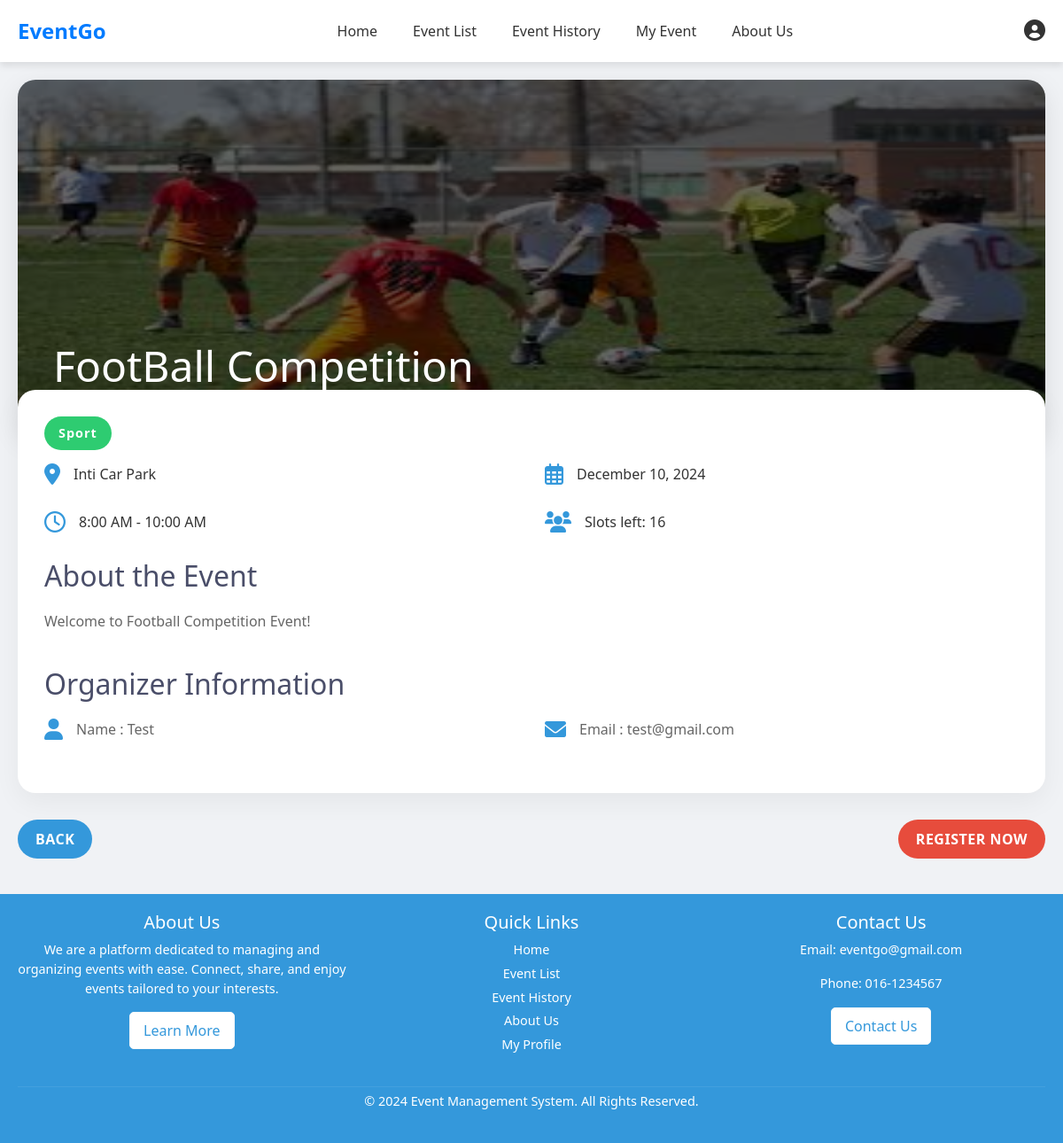
Page /event_details.php?id=6 (signed in) on the committed database.
### tables this page shows
CREATE TABLE `events` (
  `event_id` int(11) NOT NULL,
  `event_name` varchar(150) NOT NULL,
  `event_type` varchar(50) NOT NULL,
  `image` varchar(255) NOT NULL,
  `location` varchar(255) NOT NULL,
  `date` date NOT NULL,
  `start_time` time NOT NULL,
  `end_time` time NOT NULL,
  `description` text NOT NULL,
  `slots` int(11) NOT NULL,
  `created_by` int(11) NOT NULL,
  `status` varchar(20) NOT NULL,
  `time_created` timestamp NOT NULL DEFAULT current_timestamp()
);

CREATE TABLE `user` (
  `user_id` int(11) NOT NULL,
  `username` varchar(50) NOT NULL,
  `email` varchar(100) NOT NULL,
  `password` varchar(255) NOT NULL,
  `telno` varchar(15) NOT NULL,
  `role` varchar(20) NOT NULL,
  `time_created` timestamp NOT NULL DEFAULT current_timestamp()
);

### event_details.php (the view, shortened to what this page needs)
<?php
include 'header.php';
$event_id = $_GET['id'];
$user_id = $_SESSION['user_id'];
$query = "SELECT e.*, u.username AS organizer_name, u.email AS organizer_email
          FROM events e
          LEFT JOIN user u ON e.created_by = u.user_id
          WHERE e.event_id = $event_id";
$result = mysqli_query($conn, $query);
$event = mysqli_fetch_assoc($result);
$check_query = "SELECT * FROM event_registrations WHERE event_id = $event_id AND user_id = $user_id";
$check_result = mysqli_query($conn, $check_query);
$is_registered = mysqli_num_rows($check_result) > 0;
?>
<!DOCTYPE html>
<html lang="en">
<head>
    <link rel="stylesheet" href="https://cdnjs.cloudflare.com/ajax/libs/font-awesome/6.0.0-beta3/css/all.min.css">
    <link href="https://cdn.jsdelivr.net/npm/bootstrap@5.2.1/dist/css/bootstrap.min.css" rel="stylesheet">
</head>
<body>
    <div class="container">
        <div class="event-header">
            <img src="uploads/<?php echo $event['image']; ?>" alt="<?php echo $event['event_name']; ?>" class="event-image">
            <div class="event-overlay">
                <h1 class="event-title"><?php echo $event['event_name']; ?></h1>
            </div>
        </div>
        <div class="event-info">
            <span class="event-type"><?php echo $event['event_type']; ?></span>
            <div class="info-grid">
                <div class="info-item">
                    <i class="fas fa-map-marker-alt"></i>
                    <span><?php echo $event['location']; ?></span>
                </div>
                <div class="info-item">
                    <i class="far fa-calendar-alt"></i>
                    <span><?php echo date("F j, Y", strtotime($event['date'])); ?></span>
                </div>
                <div class="info-item">
                    <i class="far fa-clock"></i>
                    <span><?php echo date("g:i A", strtotime($event['start_time'])); ?> - <?php echo date("g:i A", strtotime($event['end_time'])); ?></span>
                </div>
                <div class="info-item">
                    <i class="fas fa-users"></i>
                    <span>Slots left: <?php echo $event['slots']; ?></span>
                </div>
            </div>
            <div class="event-description">
                <h2>About the Event</h2>
                <p><?php echo $event['description']; ?></p>
            </div>
            <div class="organizer-info">
                <h2>Organizer Information</h2>
                <div class="info-grid">
                    <div class="info-item">
                        <i class="fas fa-user"></i>
                        <span>Name : <?php echo $event['organizer_name']? $event['organizer_name'] : '<span style="color: red;">Deleted User</span>'; ?></span>
                    </div>
                    <div class="info-item">
                        <i class="fas fa-envelope"></i>
                        <span>Email : <?php echo $event['organizer_email']? $event['organizer_email'] : '<span style="color: red;">Deleted User</span>'; ?></span>
                    </div>
                </div>
            </div>
        </div>
        <div class="button-group">
            <a href="javascript:void(0);" onclick="goBack();" class="back-button">Back</a>
            <?php if ($is_registered): ?>
                <span class="register-button disabled-button">You have Already Registered!</span>
            <?php elseif ($event['slots'] <= 0): ?>
                <span class="register-button disabled-button">No More Slots Available</span>
            <?php else: ?>
                <a href="javascript:void(0);" onclick="confirmRegistration()" class="register-button">Register Now</a>
            <?php endif; ?>
        </div>
    </div>
</body>
</html>
<?php
include "footer.php";
?>

### header.php (style rules this page uses)
body { font-family: 'Segoe UI', Tahoma, Geneva, Verdana, sans-serif; margin: 0; padding: 0; background-color: #f5f5f5; }

### event_details.php (style rules this page uses)
body,html { margin: 0; padding: 0; height: 100%; display: flex; flex-direction: column; font-family: 'Segoe UI', Tahoma, Geneva, Verdana, sans-serif; background-color: #f0f2f5; color: #333; }
.container { flex: 1; max-width: 1200px; margin: 0 auto; padding: 20px; }
.event-header { position: relative; height: 400px; border-radius: 20px; overflow: hidden; box-shadow: 0 10px 30px rgba(0, 0, 0, 0.1); }
.event-image { width: 100%; height: 100%; object-fit: cover no-repeat; }
.event-overlay { position: absolute; top: 0; left: 0; right: 0; bottom: 0; background: rgba(0, 0, 0, 0.6); display: flex; flex-direction: column; justify-content: flex-end; padding: 40px; color: white; }
.event-title { font-size: 3em; }
.event-info { background-color: #fff; border-radius: 20px; padding: 30px; box-shadow: 0 10px 30px rgba(0, 0, 0, 0.05); margin-top: -50px; position: relative; }
.event-type { background-color: #2ecc71; color: white; padding: 8px 16px; border-radius: 50px; font-size: 0.9em; font-weight: bold; display: inline-block; margin-bottom: 15px; letter-spacing: 1px; }
.info-grid { display: grid; grid-template-columns: repeat(2, 1fr); gap: 30px; margin-bottom: 30px; }
.info-item { display: flex; align-items: center; }
.info-item i { font-size: 1.5em; margin-right: 15px; color: #3498db; }
.event-description { margin-top: 30px; color: #666; }
.event-description h2 { margin-bottom: 20px; color: #4a4e69; }
.organizer-info { margin-top: 40px; color: #666; }
.organizer-info h2 { margin-bottom: 20px; color: #4a4e69; }
.button-group { display: flex; justify-content: space-between; margin-top: 30px; }
.back-button, .register-button, .disabled-button { display: inline-block; padding: 10px 20px; border-radius: 25px; text-decoration: none; text-transform: uppercase; font-weight: bold; letter-spacing: 0.5px; transition: background-color 0.3s ease; }
.back-button { background-color: #3498db !important; color: white !important; }
.register-button { background-color: #e74c3c !important; color: white !important; }

### rows in the picture
events: image (picture), event_name "FootBall Competition", event_type "Sport", location "Inti Car Park", date "December 10, 2024", start_time "8:00 AM", end_time "10:00 AM", slots "16", description "Welcome to Football Competition Event!", user.username "Test", user.email "test@gmail.com"
